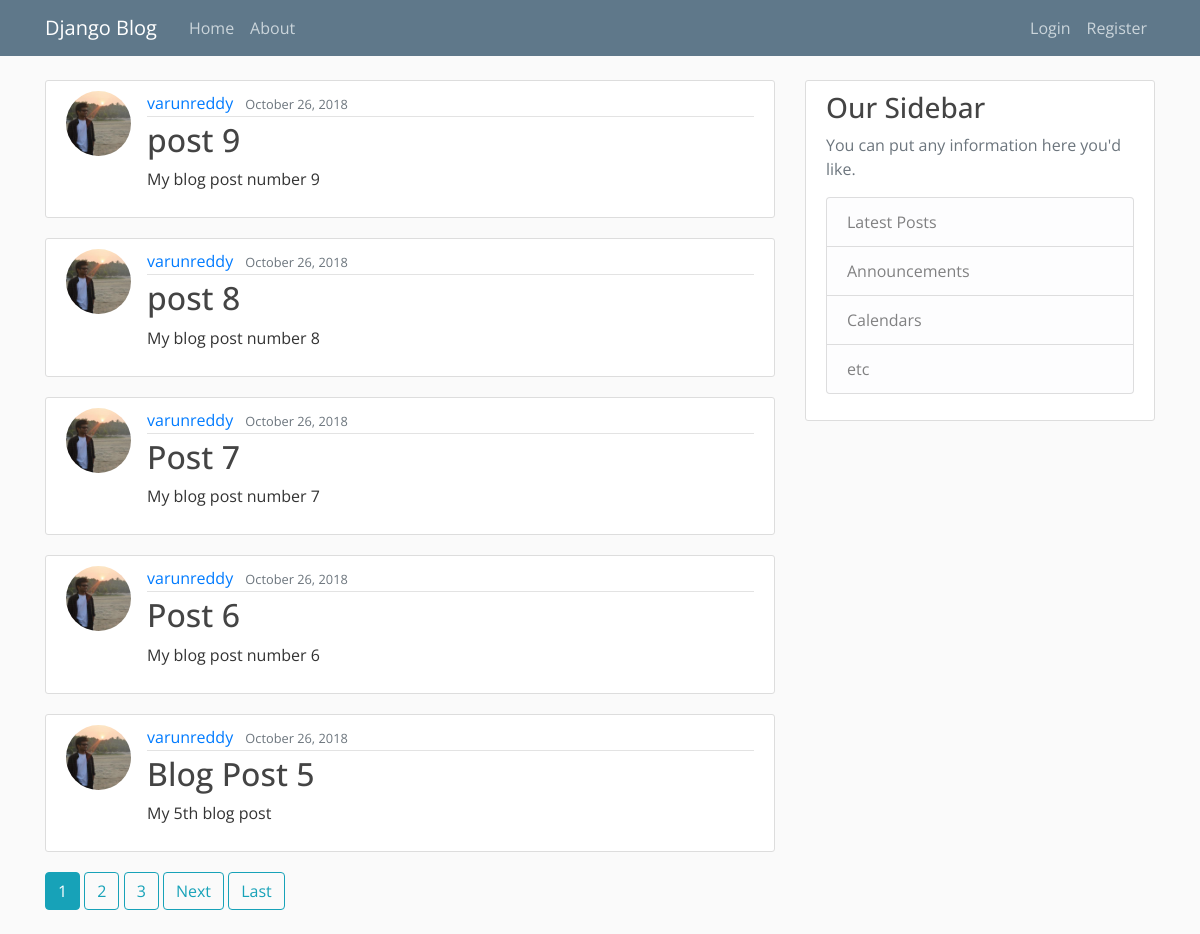
The app's page /, older data.
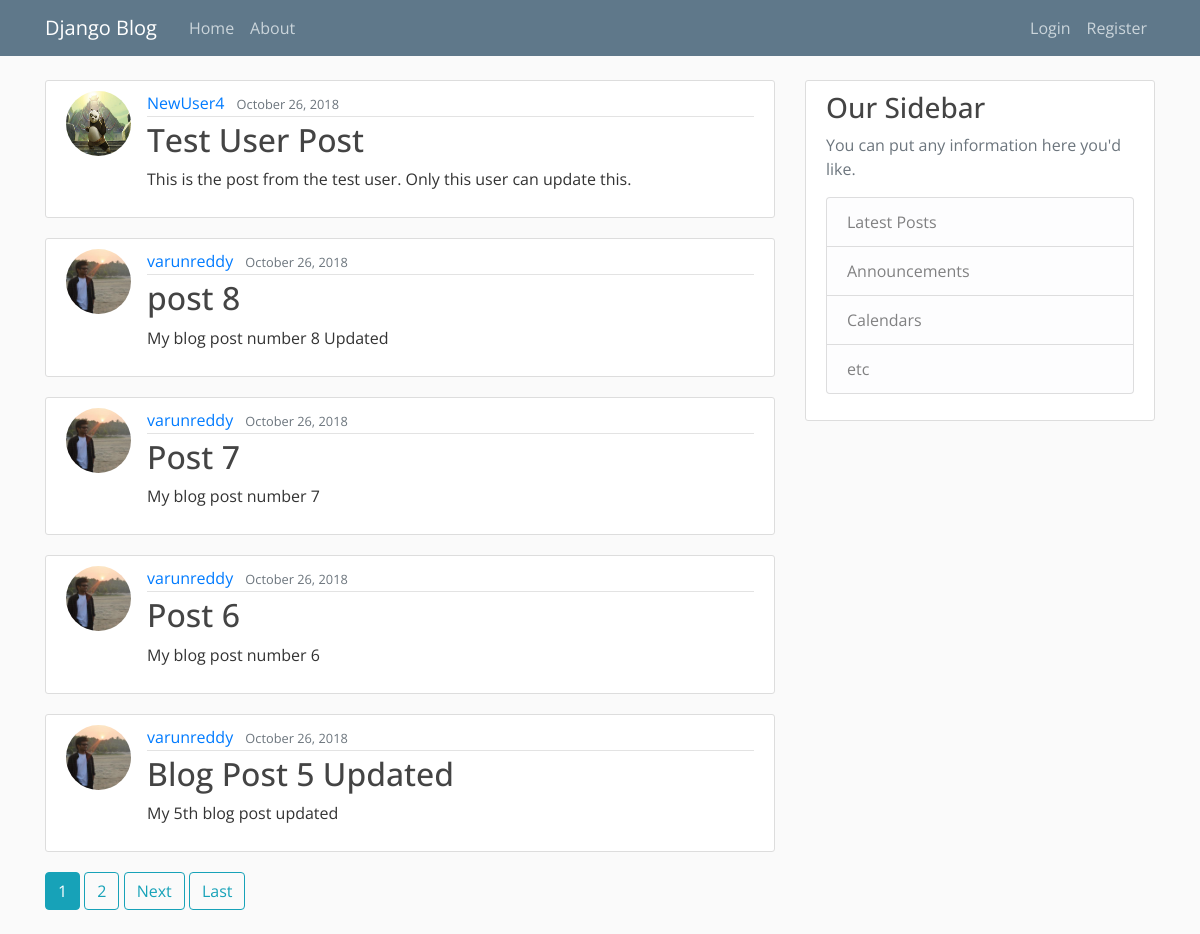
The same page, newer data.
### blog/models.py (models this page shows, shortened)
class Post(models.Model):
    title = models.CharField(max_length = 100)
    content = models.TextField()
    date_posted = models.DateTimeField(default = timezone.now)
    author = models.ForeignKey(User, on_delete = models.CASCADE)

### users/models.py (models this page shows, shortened)
class Profile(models.Model):
    user = models.OneToOneField(User, on_delete = models.CASCADE)
    image = models.ImageField(default = 'default.jpg', upload_to = 'profile_pics')

### blog/views.py (the view)
# urls.py: path('', PostListView.as_view(), name = 'blog-home'),
class PostListView(ListView):
    model = Post
    template_name = 'blog/home.html'
    context_object_name = 'posts'
    ordering = ['-date_posted']
    paginate_by = 5

### blog/templates/blog/home.html (shortened to what this page needs)
{% extends 'blog/base.html' %}
{% block content %}
  {% for post in posts %}
    <article class="media content-section">
      <img class="rounded-circle article-img" src="{{post.author.profile.image.url}}">
      <div class="media-body">
        <div class="article-metadata">
          <a class="mr-2" href="#">{{ post.author }}</a>
          <small class="text-muted">{{ post.date_posted | date:"F d, Y" }}</small>
        </div>
        <h2><a class="article-title" href="{% url 'blog-detail' post.id %}">{{ post.title }}</a></h2>
        <p class="article-content">{{ post.content }}</p>
      </div>
    </article>
  {% endfor %}
  {% if is_paginated %}
    {% for num in page_obj.paginator.page_range %}
      {% if page_obj.number == num %}
        <a class='btn btn-info mb-4' href="?page={{num}}">{{num}}</a>
      {% elif num > page_obj.number|add:'-3' and num < page_obj.number|add:'3' %}
        <a class='btn btn-outline-info mb-4' href="?page={{num}}">{{num}}</a>
      {% endif %}
    {% endfor %}
    {% if page_obj.has_next %}
      <a class='btn btn-outline-info mb-4' href="?page={{page_obj.next_page_number}}">Next</a>
      <a class='btn btn-outline-info mb-4' href="?page={{page_obj.Paginator.num_pages}}">Last</a>
    {% endif %}
  {% endif %}
{% endblock content %}

### blog/templates/blog/base.html (shortened to what this page needs)
{% load static %}
<!DOCTYPE html>
<html lang="en" dir="ltr">
  <head>
    <link rel="stylesheet" href="https://maxcdn.bootstrapcdn.com/bootstrap/4.0.0/css/bootstrap.min.css">
    <link rel="stylesheet" href="{% static 'blog/main.css' %}">
  </head>
  <body>
    <header class="site-header">
      <nav class="navbar navbar-expand-md navbar-dark bg-steel fixed-top">
        <div class="container">
          <a class="navbar-brand mr-4" href="{% url 'blog-home' %}">Django Blog</a>
          <div class="collapse navbar-collapse" id="navbarToggle">
            <div class="navbar-nav mr-auto">
              <a class="nav-item nav-link" href="{% url 'blog-home' %}">Home</a>
              <a class="nav-item nav-link" href="{% url 'blog-about' %}">About</a>
            </div>
            <div class="navbar-nav">
              {% if user.is_authenticated %}
                <a class="nav-item nav-link" href="{% url 'blog-create' %}">Create Post</a>
                <a class="nav-item nav-link" href="{% url 'profile' %}">Profile</a>
                <a class="nav-item nav-link" href="{% url 'logout' %}">Logout</a>
              {% else %}
                <a class="nav-item nav-link" href="{% url 'login' %}">Login</a>
                <a class="nav-item nav-link" href="{% url 'register' %}">Register</a>
              {% endif %}
            </div>
          </div>
        </div>
      </nav>
    </header>
    <main role="main" class="container">
      <div class="row">
        <div class="col-md-8">
          {% block content %}{% endblock %}
        </div>
        <div class="col-md-4">
          <div class="content-section">
            <h3>Our Sidebar</h3>
            <p class='text-muted'>You can put any information here you'd like.
              <ul class="list-group">
                <li class="list-group-item list-group-item-light">Latest Posts</li>
                <li class="list-group-item list-group-item-light">Announcements</li>
                <li class="list-group-item list-group-item-light">Calendars</li>
                <li class="list-group-item list-group-item-light">etc</li>
              </ul>
            </p>
          </div>
        </div>
      </div>
    </main>
  </body>
</html>

### blog/static/blog/main.css (style rules this page uses)
body { font-family: 'Open Sans', sans-serif; background: #fafafa; color: #333333; margin-top: 5rem; }
h1, h2, h3, h4, h5, h6 { color: #444444; }
ul { margin: 0; }
.bg-steel { background-color: #5f788a; }
.site-header .navbar-nav .nav-link { color: #cbd5db; }
.content-section { background: #ffffff; padding: 10px 20px; border: 1px solid #dddddd; border-radius: 3px; margin-bottom: 20px; }
.article-title { color: #444444; }
.article-content { white-space: pre-line; }
.article-img { height: 65px; width: 65px; margin-right: 16px; }
.article-metadata { padding-bottom: 1px; margin-bottom: 4px; border-bottom: 1px solid #e3e3e3 }

Row changes from the older to the newer data that the page shows:
removed Post: author.profile.image (picture), author "varunreddy", date_posted "October 26, 2018", title "post 9", content "My blog post number 9"
added Post: author.profile.image (placeholder picture), author "NewUser4", date_posted "October 26, 2018", title "Test User Post", content "This is the post from the test user. Only this user can update this."
changed Post "post 8": content "My blog post number 8" → "My blog post number 8 Updated"
changed Post: title "Blog Post 5" → "Blog Post 5 Updated"; content "My 5th blog post" → "My 5th blog post updated"
Text that changed along with them:
list line gone: "3"
